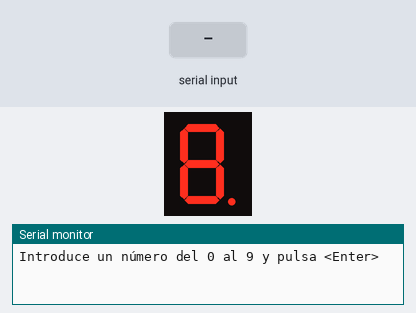
This sketch was run on a simulated Arduino Uno, built with avr-gcc and run on an emulated ATmega328P. Parts: 1-digit seven-segment display, the last lines printed to the serial monitor. Wiring (inferred from the names in the program): 1-digit 7-segment display, segments lit when HIGH: segments pin 3, pin 4, pin 5, pin 6, pin 7, pin 8, pin 9, pin 2. The inputs (shaded band) are chosen by the test bench. The segment pins are drawn as the display they are named for.

Above: at 3.9 s.
4.0 s: "5\n" received over Serial
At 4.3 s:
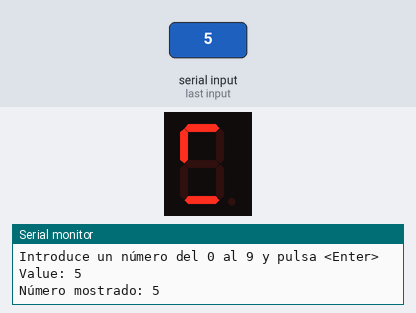
At 6.2 s:
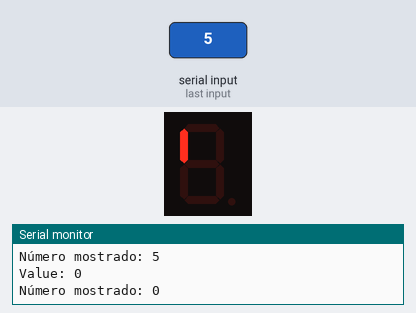
6.5 s: "90,45\n" received over Serial
At 7.3 s:
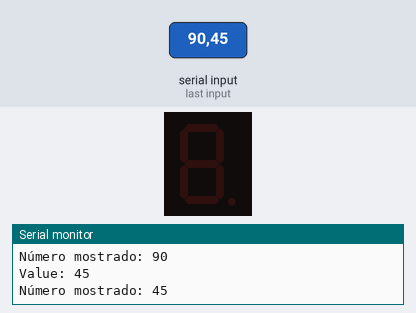
Timing chart, 0 to 9.5 s (numbered marks = the images above; inputs shaded):
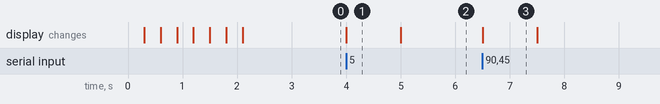

Measured:
- after the input at 4.0 s, the display: changes at once (image 1)
- after the input at 6.5 s, the display: changes at once (image 3)
- what the display in image 1 shows lasts 1.0 s, from 4.0 s to 5.0 s

The sketch:

Led7SegmentosL4Digitos.ino
```cpp
// Pines de los segmentos a-g
const int segmentPins[8] = {2,3,4,5,6,7,8,9};
const int digitPins[4] = {9,10,11,12};

// Mapeo de números a segmentos
const byte numbers[10][8] = {
  //  a,   b,   c,    d,    e,   f,     g,
  { LOW,  LOW,  LOW,  LOW,  LOW,  LOW,  HIGH},   // 0
  { HIGH, LOW,  LOW,  HIGH, HIGH, HIGH, HIGH},   // 1
  { LOW,  LOW,  HIGH, LOW,  LOW,  LOW,  HIGH},   // 2
  { LOW,  LOW,  LOW,  LOW,  HIGH, HIGH, LOW },   // 3
  { HIGH, LOW,  LOW,  HIGH, HIGH, LOW,  LOW },   // 4
  { LOW,  HIGH, LOW,  LOW,  HIGH, LOW,  HIGH},   // 5
  { LOW,  HIGH, LOW,  LOW,  LOW,  LOW,  LOW },   // 6
  { LOW,  LOW,  LOW,  HIGH, HIGH, HIGH, HIGH},   // 7
  { LOW,  LOW,  LOW,  LOW,  LOW,  LOW,  LOW },   // 8
  { LOW,  LOW,  LOW,  LOW,  HIGH, LOW,  LOW }    // 9
};

void setup() {
  for (int i = 0; i < 9; i++) {
    pinMode(segmentPins[i], OUTPUT);
    digitalWrite(segmentPins[i], HIGH);
    delay(300);
  }
  Serial.begin(9600);
  Serial.println("Introduce un número del 0 al 9 y pulsa <Enter>");
}

void displayNumber(int num) {
  byte segments = numbers[num];  if (num >= 0 && num <= 1000) {
    for (int i = 0; i < 8; i++) {
      digitalWrite(segmentPins[i], numbers[num][i]);
    }
  } else {
    Serial.print("Número no válido ");
    Serial.println(num);
  }
}

static bool available() {
  static unsigned long measurement_timestamp = millis();
  /* Measure once every four seconds. */
  if (millis() - measurement_timestamp > 300ul) {
    // initialize timer
    measurement_timestamp = millis();
    return (true);
  }
  return (false);
}

void loop() {
  if (Serial.available()) {
    int value = Serial.parseInt();
    Serial.print("Value: ");
    Serial.println(value);
    displayNumber(value);
    Serial.print("Número mostrado: ");
    Serial.println(value);
  }
}

/*
Experimento:
Conecto una resistencia de 150 Ohmios en cada uno de los pines del LED (7 A 13)
  -> VCC -> 5 voltios
  -> D7 A D13 -> a..g
Cargo el programa en Arduino UNO
  - Al ejecutarse se ecienden todos los segmentos
*/
```
